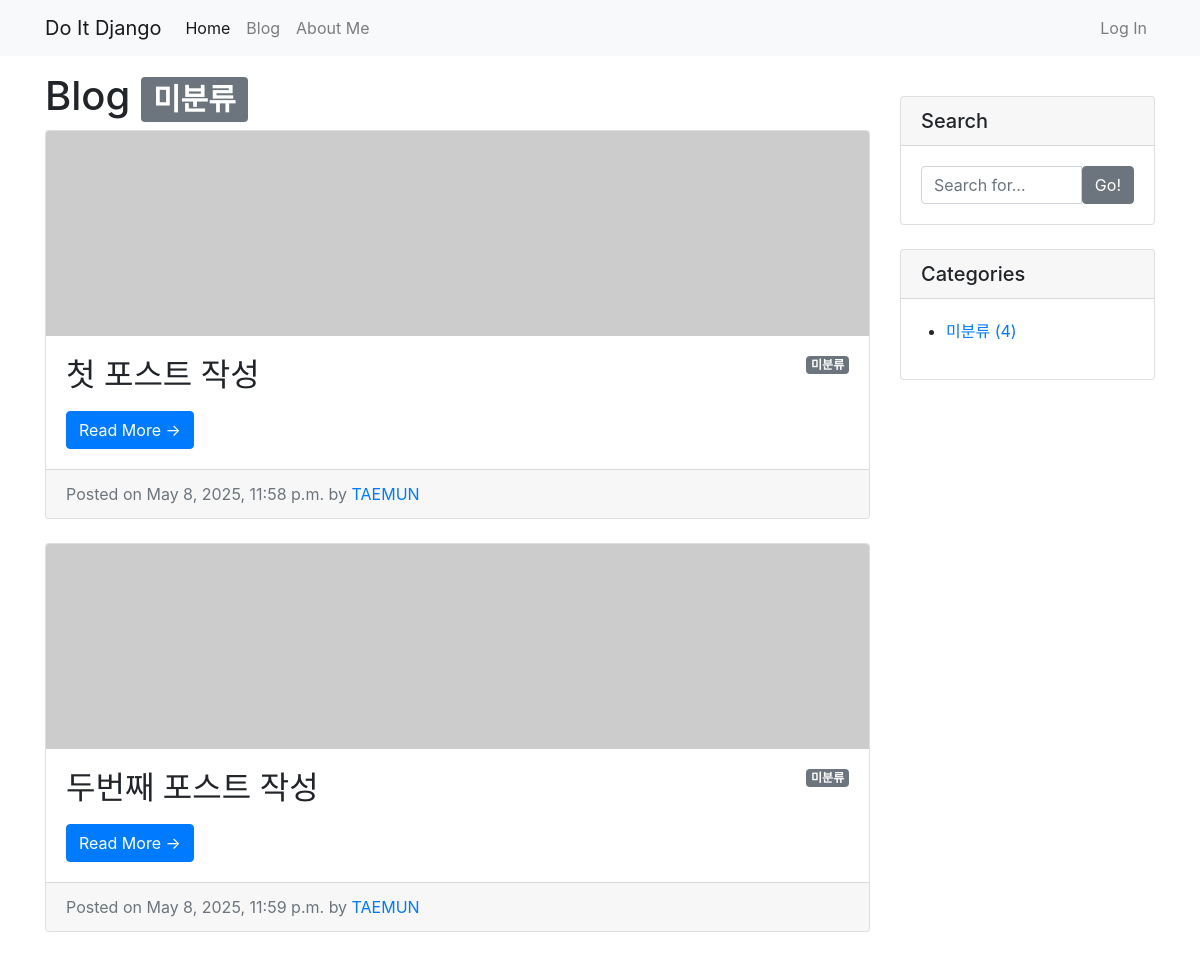
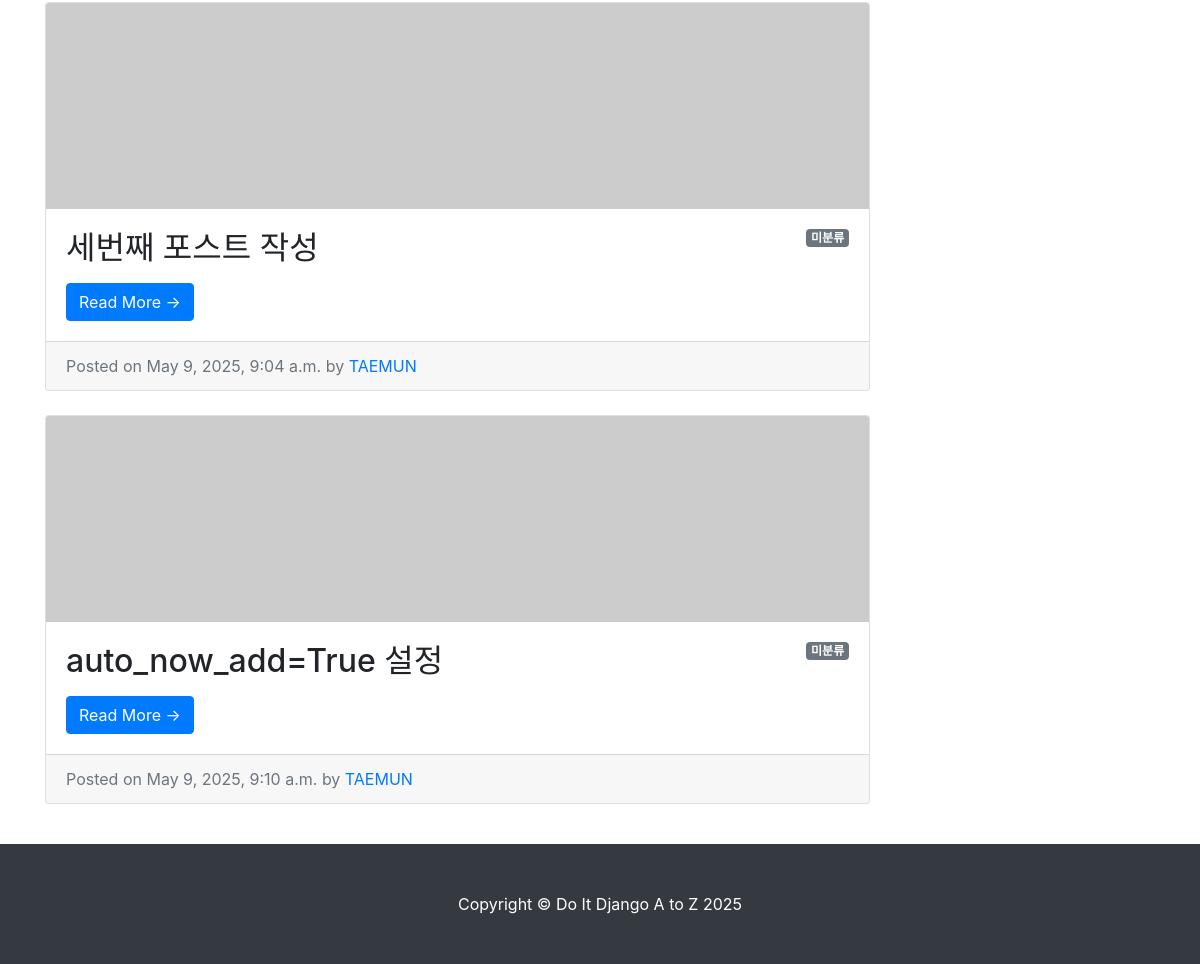
The app's page /blog/category/no_category/ with its own data (2 pictures, top to bottom).
### blog/models.py (models this page shows, shortened)
class Post(models.Model):
    title = models.CharField(max_length=30)
    hook_text = models.CharField(max_length=100, blank=True)
    content = MarkdownxField()
    head_image = models.ImageField(upload_to='blog/images/%Y/%m/%d/', blank=True)
    file_upload = models.FileField(upload_to='blog/files/%Y/%m/%d/', blank=True)
    created_at = models.DateTimeField(auto_now_add=True)
    updated_at = models.DateTimeField(auto_now=True)
    author = models.ForeignKey(User, null=True, on_delete=models.SET_NULL)
    category = models.ForeignKey(Category, null=True, blank=True, on_delete=models.SET_NULL)
    tags = models.ManyToManyField(Tag, blank=True)
    def get_absolute_url(self):
        return f'/blog/{self.pk}/'
    def get_content_markdown(self):
        return markdown(self.content)

### blog/views.py (the view)
# urls.py: path('category/<str:slug>/', views.category_page),
def category_page(request, slug):
    if slug == 'no_category':
        category = '미분류'
        post_list = Post.objects.filter(category=None)
    else:
        category = Category.objects.get(slug=slug)
        post_list = Post.objects.filter(category=category)
    return render(
        request,
        'blog/post_list.html',
        {
            'post_list': post_list,
            'categories': Category.objects.all(),
            'no_category_post_count': Post.objects.filter(category=None).count(),
            'category': category,
        }
    )

### blog/templates/blog/post_list.html (shortened to what this page needs)
{% extends 'blog/base.html' %}
{% block main_area %}
    <h1>
        Blog
        {% if category %}<span class="badge badge-secondary">{{ category }}</span>{% endif %}
    </h1>
    {% if post_list.exists %}
        {% for p in post_list %}
            <div class="card mb-4" id="post-{{ p.pk }}">
                {% if p.head_image %}
                    <img class="card-img-top" src="{{ p.head_image.url }}" alt="{{ p }} head image">
                {% else %}
                    <img class="card-img-top" src="https://picsum.photos/seed/{{ p.id }}/800/200" alt="random_image">
                {% endif %}
                <div class="card-body">
                    {% if p.category %}
                        <span class="badge badge-secondary float-right">{{ p.category }}</span>
                    {% else %}
                        <span class="badge badge-secondary float-right">미분류</span>
                    {% endif %}
                    <h2 class="card-title">{{ p.title}}</h2>
                    <a href="{{ p.get_absolute_url }}" class="btn btn-primary">Read More &rarr;</a>
                </div>
                <div class="card-footer text-muted">
                    Posted on {{ p.created_at}} by
                    <a href="#">{{ p.author | upper }}</a>
                </div>
            </div>
        {% endfor %}
    {% else %}
        <h3>아직 게시물이 없습니다.</h3>
    {% endif %}
{% endblock %}

### blog/templates/blog/base.html (shortened to what this page needs)
<!DOCTYPE html>
<html>
{% load static %}
<head>
    <link rel="stylesheet" href="{% static 'blog/bootstrap/bootstrap.min.css' %}" media="screen">
</head>
<body>
{% include 'blog/navbar.html' %}
<div class="container my-3">
    <div class="row">
        <div class="col-md-8 col-lg-9" id="main-area">
            {% block main_area %}
            {% endblock %}
        </div>
        <div class="col-md-4 col-lg-3">
            <div class="card my-4">
                <h5 class="card-header">Search</h5>
                <div class="card-body">
                    <div class="input-group">
                        <input type="text" class="form-control" placeholder="Search for..." id="search-input">
                        <span class="input-group-btn">
                                <button class="btn btn-secondary" type="button" onclick="searchPost();">Go!</button>
                            </span>
                    </div>
                </div>
            </div>
            <div class="card my-4" id="categories-card">
                <h5 class="card-header">Categories</h5>
                <div class="card-body">
                    <div class="row">
                        <ul>
                            <li>
                                <a href="/blog/category/no_category/">미분류 ({{ no_category_post_count }})</a>
                            </li>
                        </ul>
                    </div>
                </div>
            </div>
        </div>
    </div>
</div>
{% include 'blog/footer.html' %}
</body>
</html>

### blog/templates/blog/navbar.html (shortened to what this page needs)
{% load socialaccount %}
<nav class="navbar navbar-expand-lg navbar-light bg-light">
    <div class="container">
        <a class="navbar-brand" href="/">Do It Django</a>
        <div class="collapse navbar-collapse" id="navbarNavDropdown">
            <ul class="navbar-nav">
                <li class="nav-item active">
                    <a class="nav-link" href="/">Home</a>
                </li>
                <li class="nav-item">
                    <a class="nav-link" href="/blog/">Blog</a>
                </li>
                <li class="nav-item">
                    <a class="nav-link" href="/about_me/">About Me</a>
                </li>
            </ul>
            <ul class="navbar-nav ml-auto">
                {% if user.is_authenticated %}
                    <li class="nav-item dropdown">
                        <a class="nav-link dropdown-toggle" href="#" id="navbarDropdownMenuLink" role="button" data-toggle="dropdown" aria-haspopup="true" aria-expanded="false">
                            {% if user.socialaccount_set.all.first.get_avatar_url %}
                                <img class="rounded-circle" width="25px" src="{{ user.socialaccount_set.all.first.get_avatar_url }}" alt="">
                            {% else %}
                                <img class="rounded-circle" src="https://api.adorable.io/avatars/25/{{ user.username }}.png" alt="">
                            {% endif %}
                            &nbsp;
                            {{ user.username }}
                        </a>
                        <div class="dropdown-menu" aria-labelledby="navbarDropdownMenuLink">
                            <a class="dropdown-item" href="/accounts/logout/">Log Out</a>
                        </div>
                    </li>
                {% else %}
                    <li class="nav-item">
                        <a class="nav-link" href="#" data-toggle="modal" data-target="#loginModal">Log In</a>
                    </li>
                {% endif %}
            </ul>
        </div>
    </div>
</nav>

### blog/templates/blog/footer.html
{% now "Y" as current_year %}
<footer class="py-5 bg-dark">
    <div class="container">
        <p class="m-0 text-center text-white">
            Copyright &copy; Do It Django A to Z {{ current_year }}
        </p>
    </div>
</footer>

### records on screen
Post: shows "미분류", title "첫 포스트 작성", created_at "May 8, 2025, 11:58 p.m.", author "TAEMUN"
Post: shows "미분류", title "두번째 포스트 작성", created_at "May 8, 2025, 11:59 p.m.", author "TAEMUN"
Post: shows "미분류", title "세번째 포스트 작성", created_at "May 9, 2025, 9:04 a.m.", author "TAEMUN"
Post: shows "미분류", title "auto_now_add=True 설정", created_at "May 9, 2025, 9:10 a.m.", author "TAEMUN"

### other values on screen
{{ category }} "미분류"
{{ no_category_post_count }} "4"
{{ current_year }} "2025"
